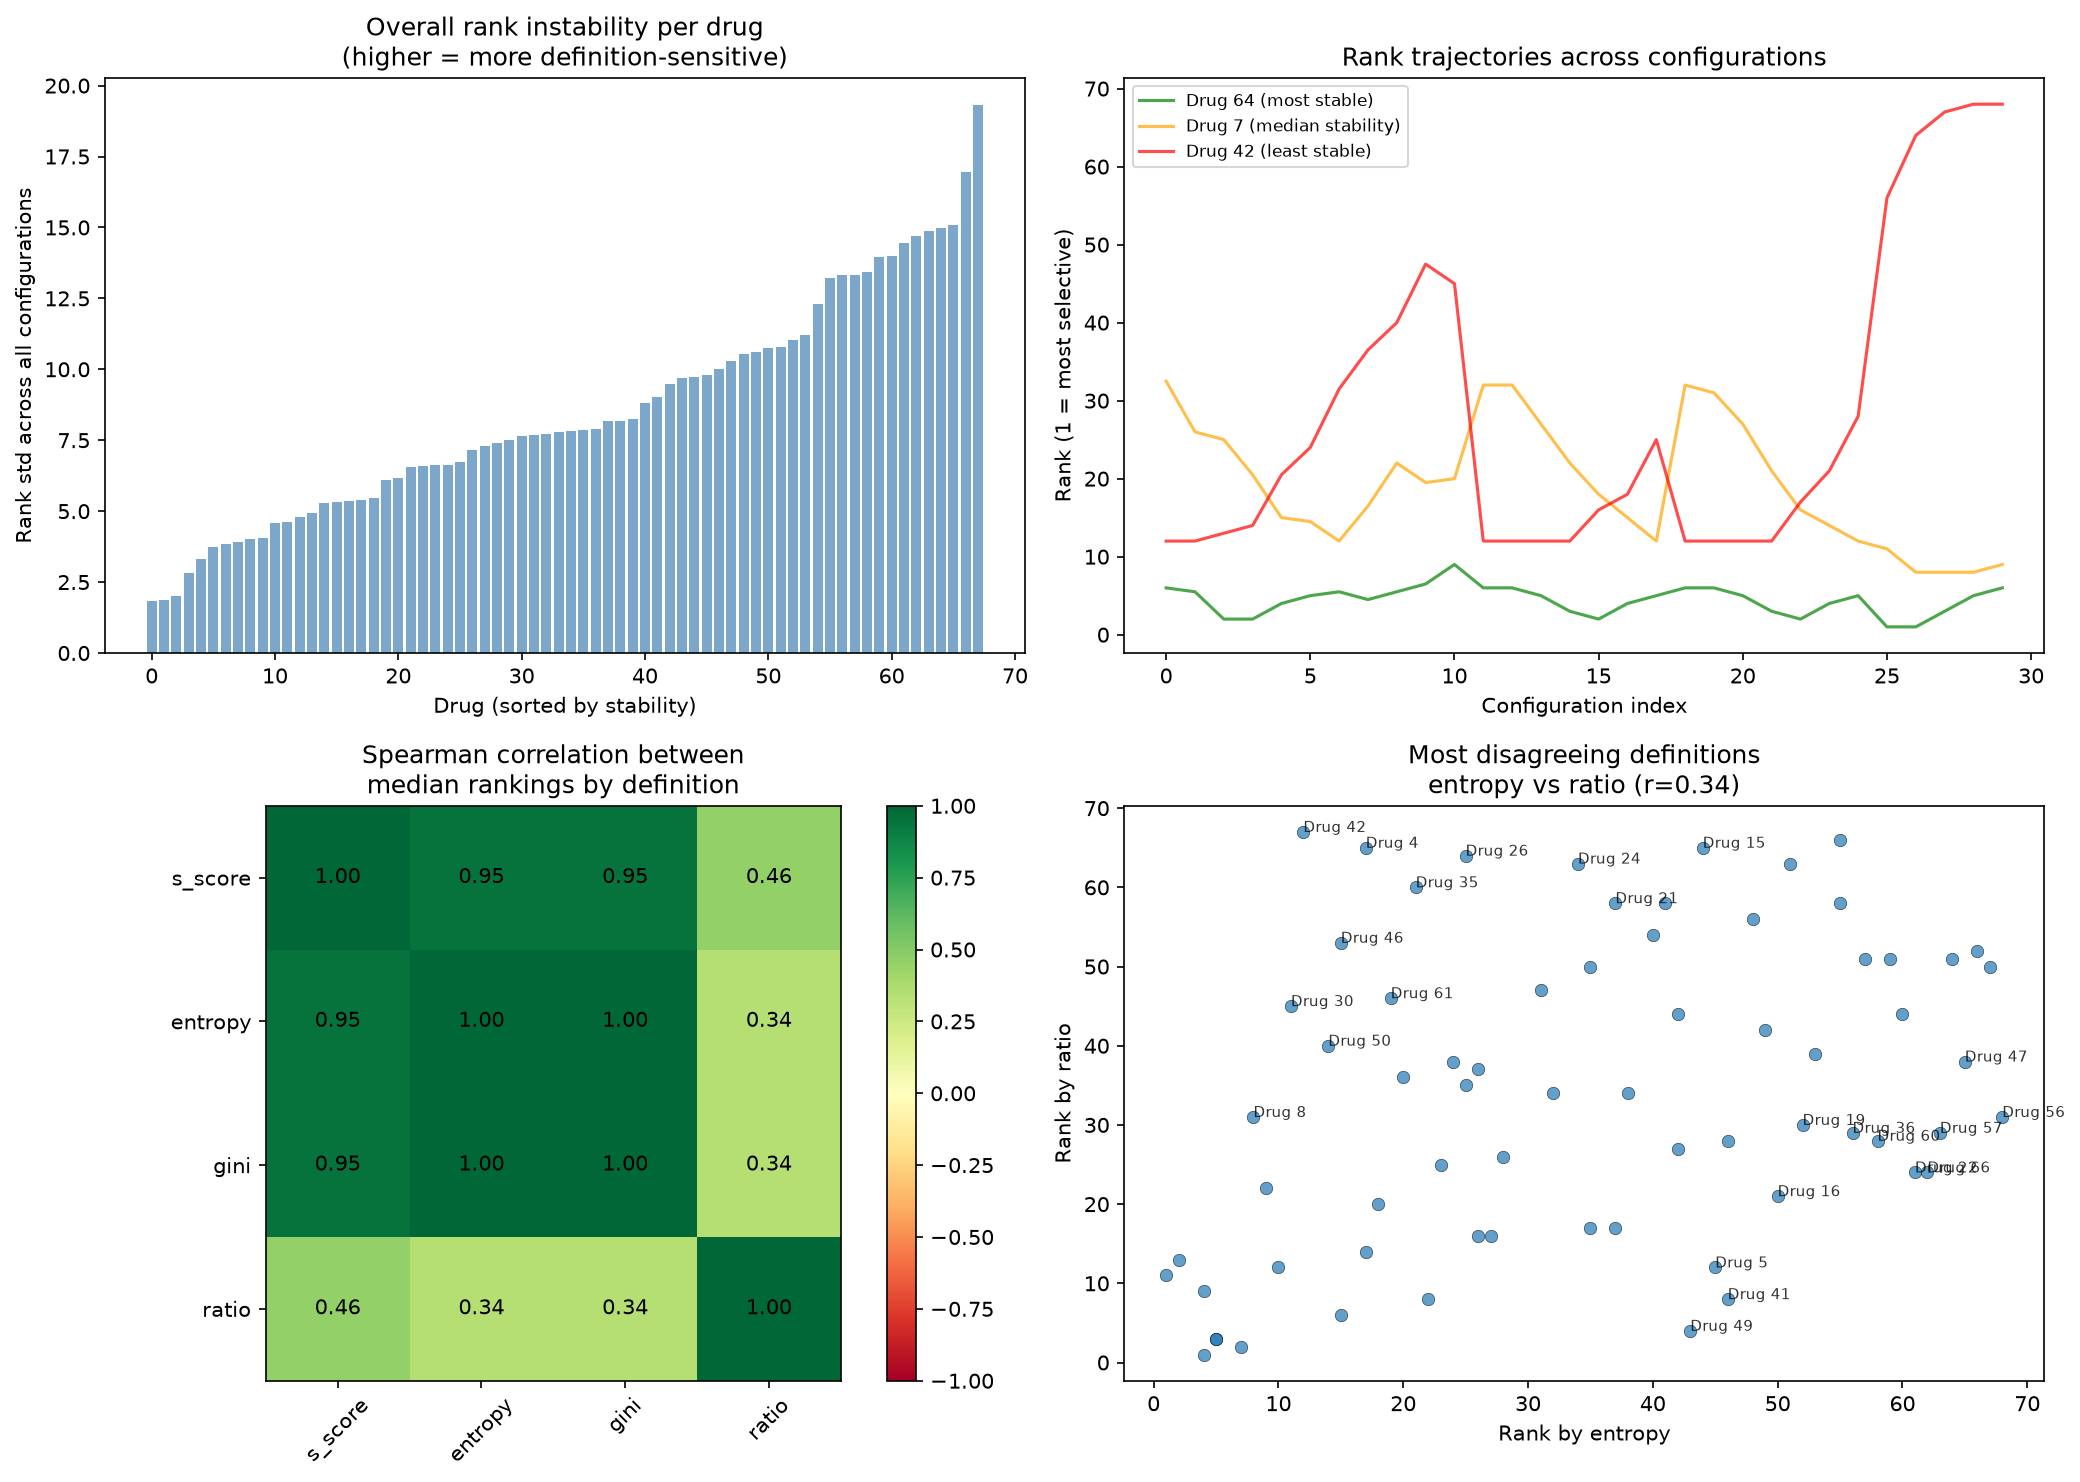

The Python source for this figure:
import script_logging; script_logging.capture(__file__)
import os
os.environ['KMP_DUPLICATE_LIB_OK'] = 'TRUE'

import pandas as pd
import numpy as np
from scipy.stats import spearmanr, kendalltau, rankdata
import matplotlib.pyplot as plt
import matplotlib.cm as cm
from itertools import product

# ── Load data ──────────────────────────────────────────────────────────────
affinity = pd.read_csv("davis_affinity.csv")
drugs    = pd.read_csv("davis_drugs.csv")
proteins = pd.read_csv("davis_proteins.csv")

matrix = affinity.pivot(index='Drug_Index', columns='Protein_Index', values='Affinity')
matrix = matrix.fillna(5.0)
M = matrix.values          # shape (68, 433)
n_drugs, n_kinases = M.shape


# ── Selectivity definitions ─────────────────────────────────────────────────

def s_score(profiles, threshold, concentration=None):
    """
    Karaman S-score: fraction of kinases inhibited above a threshold.
    Lower score = more selective (hits fewer kinases).

    threshold: pKd value above which a kinase is considered 'hit'
    This is the original Karaman definition, parameterised by threshold.
    The threshold corresponds to a Kd cutoff — e.g. threshold=7 means Kd<100nM.
    """
    hits = (profiles > threshold).astype(float)
    return hits.mean(axis=1)  # fraction of kinases hit per drug


def selectivity_entropy(profiles, baseline=5.0, epsilon=1e-10):
    """
    Uitdehaag & Zaman selectivity entropy.
    Treats normalised activity as a probability distribution and computes
    Shannon entropy. Low entropy = activity concentrated on few targets = selective.

    baseline: the background pKd value (non-binder level) to subtract before normalising.
    This parameterisation matters: a higher baseline removes more 'noise' before
    computing the distribution, affecting which compounds look selective.
    """
    shifted = np.maximum(profiles - baseline, 0)
    row_sums = shifted.sum(axis=1, keepdims=True)
    # avoid division by zero for completely inactive compounds
    row_sums = np.where(row_sums == 0, epsilon, row_sums)
    p = shifted / row_sums
    # Shannon entropy: H = -sum(p * log(p)), with 0*log(0) = 0
    log_p = np.where(p > 0, np.log2(np.where(p > 0, p, 1.0)), 0)
    entropy = -(p * log_p).sum(axis=1)
    return entropy  # higher entropy = less selective


def gini_selectivity(profiles, baseline=5.0):
    """
    Gini coefficient of the activity distribution.
    Gini=1: all activity on one kinase (maximally selective).
    Gini=0: activity equally distributed (maximally promiscuous).

    baseline: subtract before computing Gini, same parameterisation issue as entropy.
    """
    shifted = np.maximum(profiles - baseline, 0)
    ginis = []
    for row in shifted:
        row_sorted = np.sort(row)
        n = len(row_sorted)
        cumsum = np.cumsum(row_sorted)
        total = cumsum[-1]
        if total == 0:
            ginis.append(0.0)
            continue
        gini = (2 * np.sum((np.arange(1, n+1) * row_sorted))) / (n * total) - (n+1)/n
        ginis.append(gini)
    return np.array(ginis)


def ratio_selectivity(profiles, top_n=1):
    """
    Ratio of primary target activity to nth-best off-target.
    Higher ratio = more selective.

    top_n: which off-target to use as denominator.
    top_n=1: ratio to best off-target (most stringent).
    top_n=2: ratio to second-best off-target, etc.
    This parameterisation matters enormously in practice.
    """
    ratios = []
    for row in profiles:
        sorted_desc = np.sort(row)[::-1]
        primary = sorted_desc[0]
        if len(sorted_desc) <= top_n:
            ratios.append(0.0)
            continue
        off_target = sorted_desc[top_n]
        if off_target <= 5.0:
            ratios.append(primary - 5.0)  # no meaningful off-target
        else:
            ratios.append(primary - off_target)
    return np.array(ratios)


# ── Sweep parameter spaces ──────────────────────────────────────────────────

# S-score thresholds (pKd): 5.5 to 8.0 in steps of 0.25
# covers range from weak binders (Kd~3uM at pKd 5.5) to strong binders (Kd~10nM at pKd 8.0)
s_thresholds = np.arange(5.5, 8.25, 0.25)

# Entropy baselines: 5.0 to 6.5
# how aggressively we filter out weak binders before computing distribution
ent_baselines = np.arange(5.0, 6.75, 0.25)

# Gini baselines: same range as entropy
gini_baselines = np.arange(5.0, 6.75, 0.25)

# Ratio top_n: 1 to 5
ratio_top_ns = list(range(1, 6))

print("Computing selectivity scores across parameter space...")

# For each drug, compute rank under every parameter combination
# Store as dict: {(definition, param): array of shape (n_drugs,)}
all_scores = {}

for t in s_thresholds:
    scores = s_score(M, threshold=t)
    # S-score: lower = more selective, so we negate for consistent ranking
    all_scores[('s_score', round(t,2))] = -scores

for b in ent_baselines:
    scores = selectivity_entropy(M, baseline=b)
    all_scores[('entropy', round(b,2))] = -scores  # negate: lower entropy = more selective

for b in gini_baselines:
    scores = gini_selectivity(M, baseline=b)
    all_scores[('gini', round(b,2))] = scores  # higher gini = more selective, no negation

for n in ratio_top_ns:
    scores = ratio_selectivity(M, top_n=n)
    all_scores[('ratio', n)] = scores  # higher ratio = more selective

# Convert to rankings (rank 1 = most selective)
all_ranks = {}
for key, scores in all_scores.items():
    # argsort twice gives rank
    ranks = rankdata(-np.asarray(scores), method='average')
    all_ranks[key] = ranks

print(f"Computed {len(all_scores)} score vectors")
print(f"Each covers {n_drugs} drugs")

# ── Rank stability analysis ─────────────────────────────────────────────────

keys = list(all_ranks.keys())
n_configs = len(keys)
rank_matrix = np.array([all_ranks[k] for k in keys])  # shape (n_configs, n_drugs)

# For each drug: std of its rank across all configurations
# High std = definition-sensitive (unstable)
# Low std = definition-robust (stable)
rank_std = rank_matrix.std(axis=0)
rank_mean = rank_matrix.mean(axis=0)

print("\nRank stability across all parameter configurations:")
print(f"Mean rank std per drug: {rank_std.mean():.2f}")
print(f"Min rank std (most stable): {rank_std.min():.2f} (Drug {rank_std.argmin()})")
print(f"Max rank std (most unstable): {rank_std.max():.2f} (Drug {rank_std.argmax()})")

# ── Within-definition stability ─────────────────────────────────────────────

print("\nWithin-definition rank stability (std of rank as parameter varies):")
for defn in ['s_score', 'entropy', 'gini', 'ratio']:
    defn_keys = [k for k in keys if k[0] == defn]
    defn_ranks = np.array([all_ranks[k] for k in defn_keys])
    drug_stds = defn_ranks.std(axis=0)
    print(f"  {defn:12s}: mean rank std = {drug_stds.mean():.2f}, "
          f"max = {drug_stds.max():.2f} (Drug {drug_stds.argmax()})")

# ── Cross-definition agreement ──────────────────────────────────────────────

print("\nSpearman correlations between definitions (using median rank per definition):")
median_ranks = {}
for defn in ['s_score', 'entropy', 'gini', 'ratio']:
    defn_keys = [k for k in keys if k[0] == defn]
    defn_ranks = np.array([all_ranks[k] for k in defn_keys])
    median_ranks[defn] = np.median(defn_ranks, axis=0)

defns = ['s_score', 'entropy', 'gini', 'ratio']
print(f"{'':12s}", end="")
for d in defns:
    print(f"{d:12s}", end="")
print()
for d1 in defns:
    print(f"{d1:12s}", end="")
    for d2 in defns:
        r, p = spearmanr(median_ranks[d1], median_ranks[d2])
        print(f"{r:12.3f}", end="")
    print()

# ── Save results ─────────────────────────────────────────────────────────────

results_df = pd.DataFrame({
    'drug_index': np.arange(n_drugs),
    'rank_mean': rank_mean,
    'rank_std': rank_std,
    'rank_cv': rank_std / (rank_mean + 1e-10),
})
for defn in ['s_score', 'entropy', 'gini', 'ratio']:
    results_df[f'median_rank_{defn}'] = median_ranks[defn]

results_df.to_csv("selectivity_results.csv", index=False)
print("\nSaved selectivity_results.csv")

# ── Plots ─────────────────────────────────────────────────────────────────────

fig, axes = plt.subplots(2, 2, figsize=(14, 10))

# Plot 1: rank std per drug (overall instability)
ax = axes[0, 0]
sorted_idx = np.argsort(rank_std)
ax.bar(range(n_drugs), rank_std[sorted_idx], color='steelblue', alpha=0.7)
ax.set_xlabel('Drug (sorted by stability)')
ax.set_ylabel('Rank std across all configurations')
ax.set_title('Overall rank instability per drug\n(higher = more definition-sensitive)')

# Plot 2: rank trajectories for most/least stable drugs
ax = axes[0, 1]
most_stable = rank_std.argmin()
least_stable = rank_std.argmax()
mid_stable = np.argsort(rank_std)[n_drugs // 2]
for drug_idx, label, color in [
    (most_stable, f'Drug {most_stable} (most stable)', 'green'),
    (mid_stable, f'Drug {mid_stable} (median stability)', 'orange'),
    (least_stable, f'Drug {least_stable} (least stable)', 'red'),
]:
    ranks_for_drug = [all_ranks[k][drug_idx] for k in keys]
    ax.plot(ranks_for_drug, alpha=0.7, label=label, color=color)
ax.set_xlabel('Configuration index')
ax.set_ylabel('Rank (1 = most selective)')
ax.set_title('Rank trajectories across configurations')
ax.legend(fontsize=8)

# Plot 3: cross-definition correlation heatmap
ax = axes[1, 0]
corr_matrix = np.zeros((4, 4))
for i, d1 in enumerate(defns):
    for j, d2 in enumerate(defns):
        r, _ = spearmanr(median_ranks[d1], median_ranks[d2])
        corr_matrix[i, j] = r
im = ax.imshow(corr_matrix, vmin=-1, vmax=1, cmap='RdYlGn')
ax.set_xticks(range(4))
ax.set_yticks(range(4))
ax.set_xticklabels(defns, rotation=45)
ax.set_yticklabels(defns)
for i in range(4):
    for j in range(4):
        ax.text(j, i, f'{corr_matrix[i,j]:.2f}', ha='center', va='center', fontsize=10)
plt.colorbar(im, ax=ax)
ax.set_title('Spearman correlation between\nmedian rankings by definition')

# Plot 4: scatter of two most-disagreeing definitions
ax = axes[1, 1]
# find the pair with lowest correlation
min_corr = 1.0
min_pair = (defns[0], defns[1])
for i, d1 in enumerate(defns):
    for j, d2 in enumerate(defns):
        if i >= j:
            continue
        r, _ = spearmanr(median_ranks[d1], median_ranks[d2])
        if r < min_corr:
            min_corr = r
            min_pair = (d1, d2)

d1, d2 = min_pair
ax.scatter(median_ranks[d1], median_ranks[d2], alpha=0.7, edgecolors='k', linewidths=0.3)
for i in range(n_drugs):
    if abs(median_ranks[d1][i] - median_ranks[d2][i]) > 20:
        ax.annotate(f'Drug {i}', (median_ranks[d1][i], median_ranks[d2][i]),
                   fontsize=7, alpha=0.8)
ax.set_xlabel(f'Rank by {d1}')
ax.set_ylabel(f'Rank by {d2}')
ax.set_title(f'Most disagreeing definitions\n{d1} vs {d2} (r={min_corr:.2f})')

plt.tight_layout()
plt.savefig('selectivity_analysis.png', dpi=150, bbox_inches='tight')
print("Saved selectivity_analysis.png")
